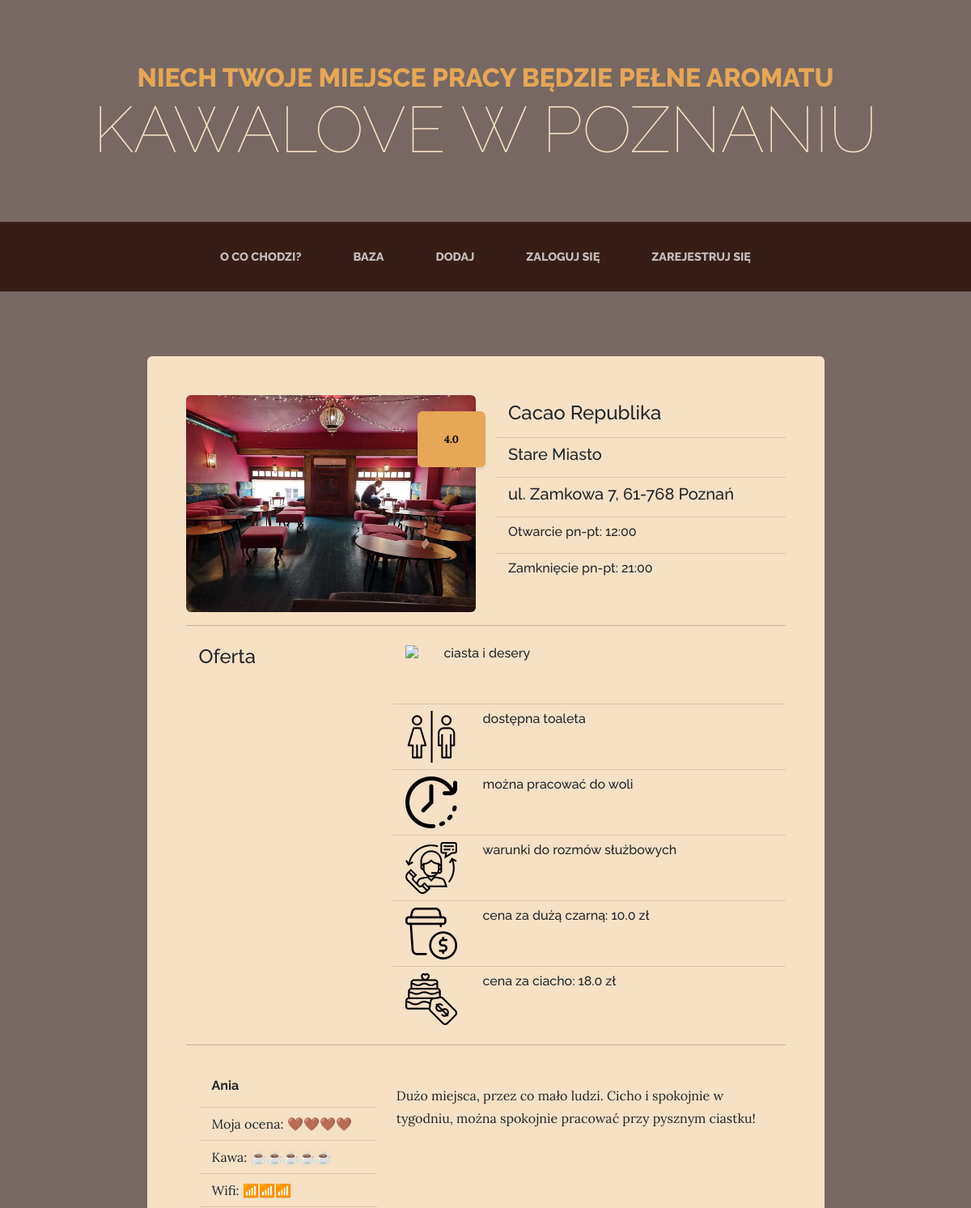
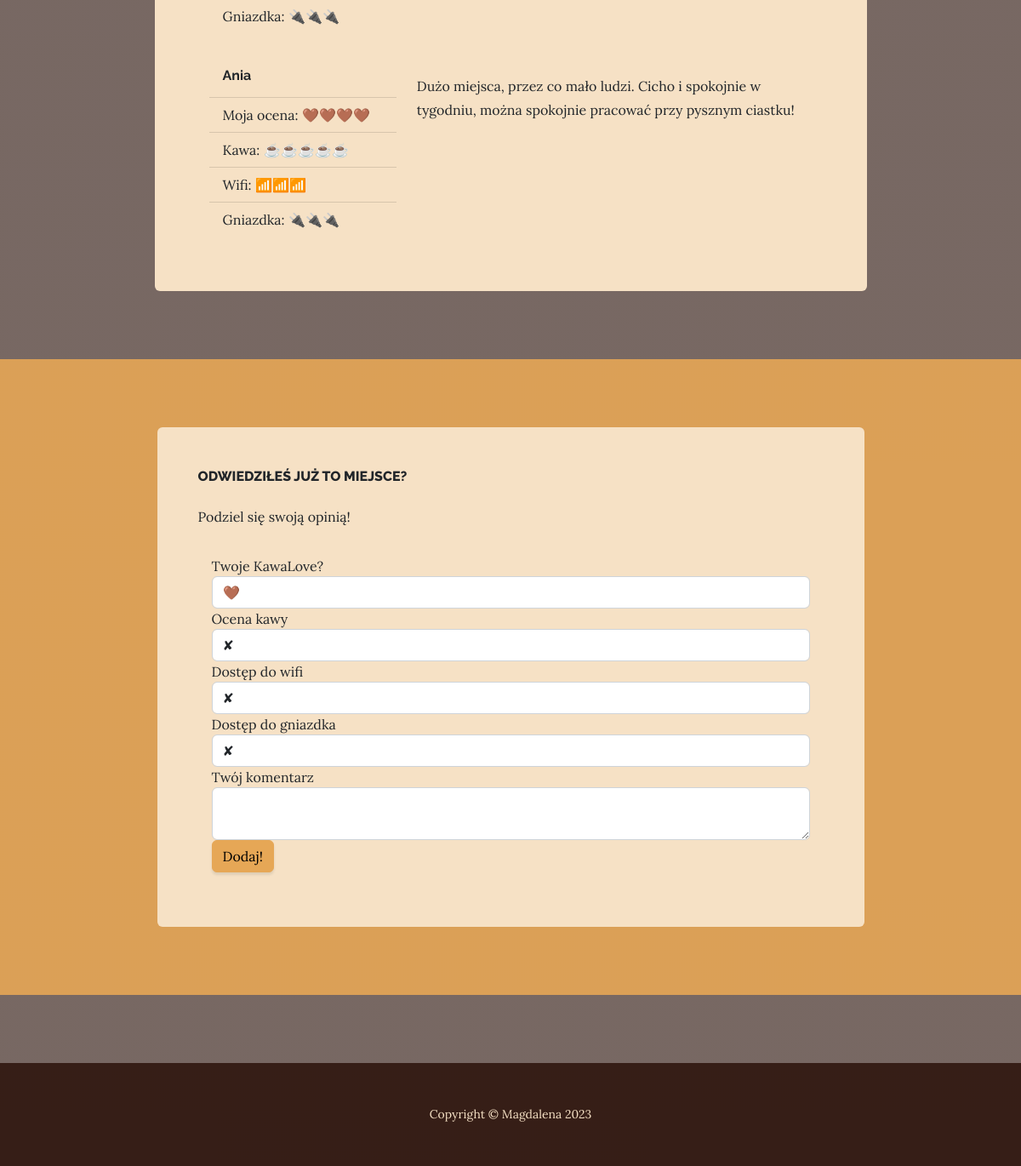
The page /cafe/1 on the database its author committed (2 pictures, top to bottom).
### main.py (models this page shows)
class Cafe(db.Model):
    __tablename__ = 'cafes'
    id = db.Column(db.Integer, primary_key=True)
    name = db.Column(db.String(100), unique=True, nullable=False)
    location = db.Column(db.String(255), nullable=False)
    district = db.Column(db.String(100), nullable=False)
    img_url = db.Column(db.String(255))
    map_url = db.Column(db.String(255), nullable=False)
    open = db.Column(db.String(50))
    close = db.Column(db.String(50))
    has_food = db.Column(db.Boolean)
    has_cakes = db.Column(db.Boolean)
    has_toilet = db.Column(db.Boolean)
    allow_long_stays = db.Column(db.Boolean)
    allow_calls = db.Column(db.Boolean)
    avg_rating = db.Column(db.Float)
    avg_coffee = db.Column(db.String)
    avg_wifi = db.Column(db.String)
    avg_power = db.Column(db.String)
    americano_price = db.Column(db.Float)
    cake_price = db.Column(db.Float)
    reviews = relationship('Review', back_populates='parent_cafe')

class Review(db.Model):
    __tablename__ = 'reviews'
    id = db.Column(db.Integer, primary_key=True)
    text = db.Column(db.Text)
    user_rating = db.Column(db.String)
    coffee = db.Column(db.String)
    wifi = db.Column(db.String)
    power = db.Column(db.String)
    author_id = db.Column(db.Integer, db.ForeignKey("users.id"))
    review_author = relationship("User", back_populates="reviews")
    cafe_id = db.Column(db.Integer, db.ForeignKey("cafes.id"))
    parent_cafe = relationship("Cafe", back_populates="reviews")

class User(UserMixin, db.Model):
    __tablename__ = 'users'
    id = db.Column(db.Integer, primary_key=True)
    name = db.Column(db.String(100), unique=True, nullable=False)
    email = db.Column(db.String(100), unique=True, nullable=False)
    password = db.Column(db.String(100), nullable=False)
    reviews = relationship('Review', back_populates='review_author')

### main.py (the view, shortened to what this page needs)
@app.route('/cafe/<int:cafe_id>', methods=['GET', 'POST'])
def show_cafe(cafe_id):
    requested_cafe = db.session.get(Cafe, cafe_id)
    form = ReviewForm()
    return render_template('cafe.html', form=form, cafe=requested_cafe, current_user=current_user)

### forms.py
class ReviewForm(FlaskForm):
    user_rating = SelectField(label='Twoje KawaLove?', choices=[n * '🤎' for n in range(1, 6)])
    coffee = SelectField(label='Ocena kawy', choices=['✘', *(n * '☕' for n in range(1, 6))])
    wifi = SelectField(label='Dostęp do wifi', choices=['✘', *(n * '📶' for n in range(1, 6))])
    power = SelectField(label='Dostęp do gniazdka', choices=['✘', *(n * '🔌' for n in range(1, 6))])
    text = CKEditorField(label='Twój komentarz')
    submit = SubmitField('Dodaj!')

### templates/cafe.html (shortened to what this page needs)
{% import "bootstrap/wtf.html" as wtf %}
{% include "header.html" %}
        <section class="page-section">
            <div class="container">
                <div class="about-heading-content">
                        <div class="col-xl-9 col-lg-10 mx-auto">
                            <div class="bg-faded rounded p-5">
                                <div class="row">
                                    <div id="cafe-info" class="col-lg-6">
                                        <div id="cafe-img">
                                            <img class="img-fluid rounded about-heading-img mb-3 mb-lg-0" src="{{ url_for('static', filename='assets/img/cafes/{}.jpg'.format(cafe.id) ) }}" alt="{{ cafe.name}}">
                                        </div>
                                        <div id="cafe-score-button">
                                            {% if cafe.avg_rating %}
                                                <a class=" btn btn-primary btn-xl" href="#comments"> {{ cafe.avg_rating }}</a>
                                            {% else %}
                                                <a class="score btn btn-primary btn-xl" href="#new-comment">Oceń pierwszy!</a>
                                            {% endif %}
                                        </div>
                                    </div>
                                    <div class="cafe-details col-lg-6">
                                        <ul class="list-group list-group-flush">
                                          <li class="list-group-item"><h4>{{cafe.name}}</h4></li>
                                            <li class="list-group-item"><h5>{{cafe.district}}</h5></li>
                                          <li class="list-group-item"><h5><a href="{{ cafe.map_url }}">{{ cafe.location }}</a></h5></li>
                                            <li class="list-group-item"><h6>Otwarcie pn-pt: {{cafe.open}} </h6></li>
                                          <li class="list-group-item"><h6>Zamknięcie pn-pt: {{cafe.close}} </h6></li>
                                        </ul>
                                    </div>
                                </div>
                                                                <hr>
                                <div class="row">
                                    <div class="cafe-details col-lg-4">
                                        <ul class="list-group list-group-flush">
                                            <li class="list-group-item"><h4>Oferta</h4></li>
                                        </ul>
                                    </div>
                                    <div class="cafe-details col-lg-8">
                                        <ul class="list-group list-group-flush ">
                                            {% if cafe.has_cakes %}
                                            <li class="list-group-item">
                                                <img class='flaticon' src="{{ url_for('static', filename='assets/img/flaticon/png/002-cake.png') }} " rel="stylesheet" />
                                                <h6>ciasta i desery</h6>
                                            </li>
                                            {% endif %}
                                            {% if cafe.has_toilet %}
                                            <li class="list-group-item">
                                                <img class='flaticon' src="{{ url_for('static', filename='assets/img/flaticon/png/004-toilet.png') }} " rel="stylesheet" />
                                                <h6>dostępna toaleta</h6>
                                            </li>
                                            {% endif %}
                                            {% if cafe.allow_long_stays %}
                                            <li class="list-group-item">
                                                <img class='flaticon' src="{{ url_for('static', filename='assets/img/flaticon/png/007-wall-clock.png') }} " rel="stylesheet" />
                                                <h6>można pracować do woli</h6>
                                            </li>
                                            {% endif %}
                                            {% if cafe.allow_calls %}
                                            <li class="list-group-item">
                                                <img class='flaticon' src="{{ url_for('static', filename='assets/img/flaticon/png/005-video-calling.png') }} " rel="stylesheet" />
                                                <h6> warunki do rozmów służbowych </h6>
                                            </li>
                                            {% endif %}
                                            {% if cafe.americano_price %}
                                            <li class="list-group-item">
                                                <img class='flaticon' src="{{ url_for('static', filename='assets/img/flaticon/png/008-coffee-cup-1.png') }} " rel="stylesheet" />
                                                <h6> cena za dużą czarną: {{ cafe.americano_price }} zł</h6>
                                            </li>
                                            {% endif %}
                                            {% if cafe.cake_price %}
                                            <li class="list-group-item">
                                                <img class='flaticon' src="{{ url_for('static', filename='assets/img/flaticon/png/009-wedding-cake.png') }} " rel="stylesheet" />
                                                <h6> cena za ciacho: {{ cafe.cake_price }} zł</h6>
                                            </li>
                                            {% endif %}
                                        </ul>
                                    </div>
                                </div>
                                <hr>
                                <section id="comments">
                                    {% for review in cafe.reviews %}
                                    <div class="row p-3">
                                        <div class="score-review col-lg-4 ">
                                            <ul class="list-group list-group-flush rounded ">
                                              <li class="list-group-item">
                                                      <h6><b>{{review.review_author.name}}</b></h6>
                                              </li>
                                              <li class="list-group-item">Moja ocena: {{ review.user_rating }}</li>
                                              <li class="list-group-item">Kawa: {{ review.coffee }}</li>
                                              <li class="list-group-item">Wifi: {{ review.wifi }}</li>
                                              <li class="list-group-item">Gniazdka: {{ review.power }}</li>
                                            </ul>
                                        </div>
                                        <div class="text-review col-lg-8">
                                            <div class="reviewText d-flex">
                                                {{review.text|safe}}
                                            </div>
                                        </div>
                                    </div>
                                    {% endfor %}
                                </section>
                            </div>
                        </div>
                </div>
            </div>
        </section>
        <section id="new-comment" class="page-section cta">
            <div class="container">
                <div class="about-heading-content">
                    <div class="row">
                        <div class="col-xl-9 col-lg-10 mx-auto">
                            <div class="bg-faded rounded p-5">
                                <h2 class="section-heading mb-4">
                                    <span class="section-heading-upper">Odwiedziłeś już to miejsce?</span>
                                </h2>
                                <p class="mb-0">Podziel się swoją opinią!</p>
                                <div class="container w-100 p-3 pb-0">
                                </div>
                                <div class="container w-100 p-3">
                                    {{ wtf.quick_form(form, novalidate=True, button_map={"submit": "primary"}) }}
                                </div>
                            </div>
                        </div>
                    </div>
                </div>
            </div>
        </section>
{% include "footer.html" %}

### rows shown on the page
Cafe: avg_rating "4.0", name "Cacao Republika", district "Stare Miasto", location "ul. Zamkowa 7, 61-768 Poznań", open "12:00", close "21:00", americano_price "10.0", cake_price "18.0"
Review: review_author.name "Ania", user_rating "🤎🤎🤎🤎", coffee "☕☕☕☕☕", wifi "📶📶📶", power "🔌🔌🔌", text "Dużo miejsca, przez co mało ludzi. Cicho i spokojnie w tygodniu, można spokojnie pracować przy pysznym ciastku!"
Review: review_author.name "Ania", user_rating "🤎🤎🤎🤎", coffee "☕☕☕☕☕", wifi "📶📶📶", power "🔌🔌🔌", text "Dużo miejsca, przez co mało ludzi. Cicho i spokojnie w tygodniu, można spokojnie pracować przy pysznym ciastku!"
